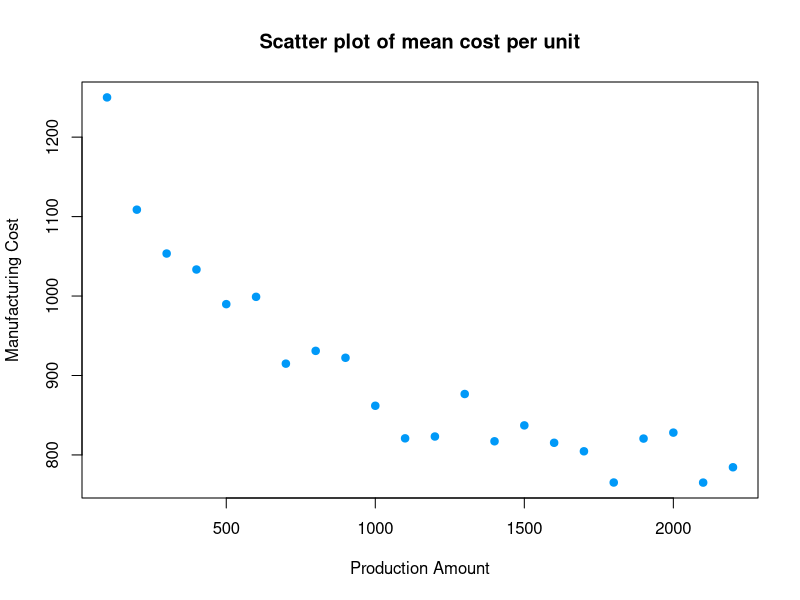
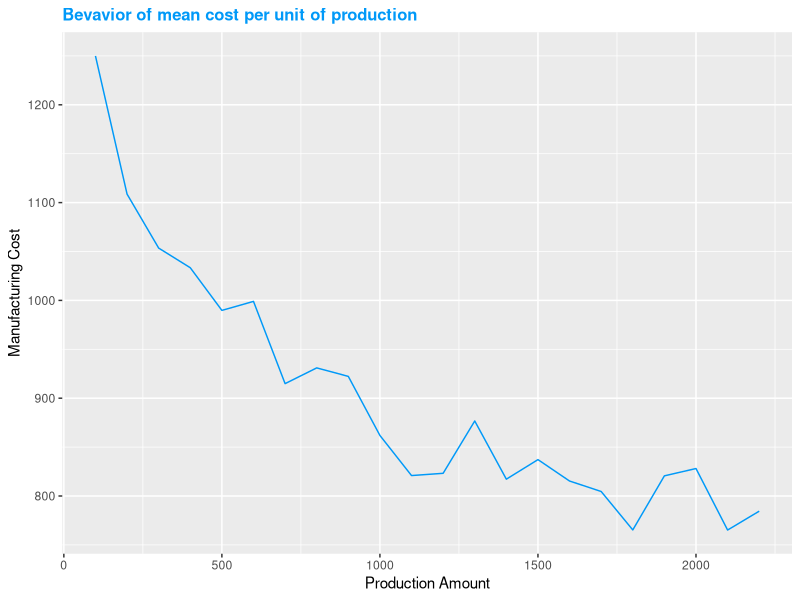
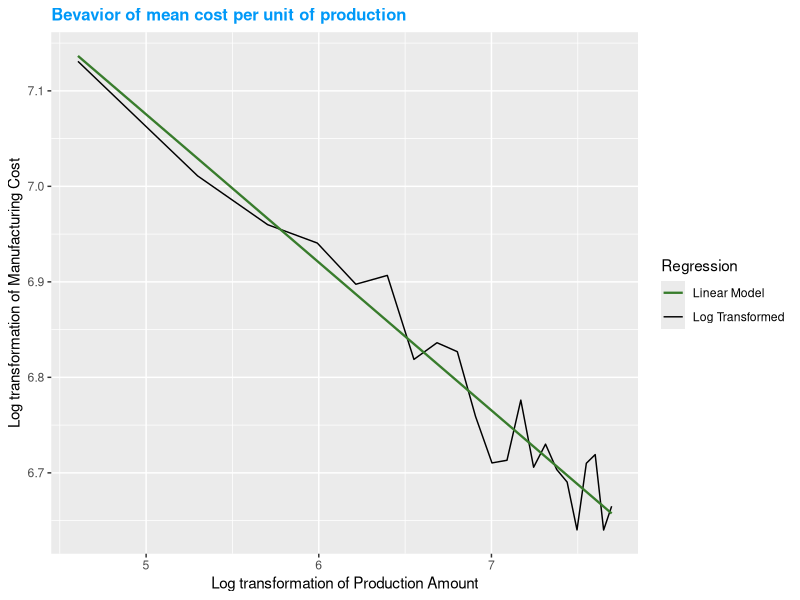
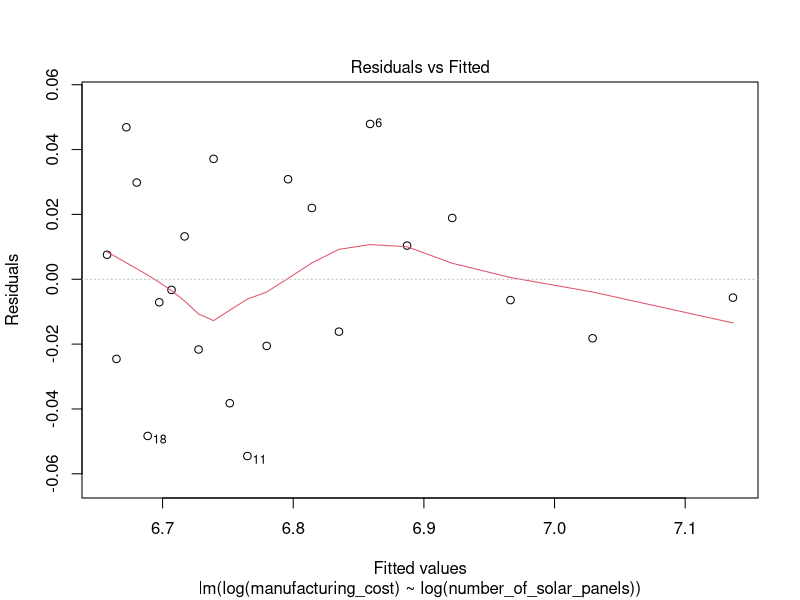
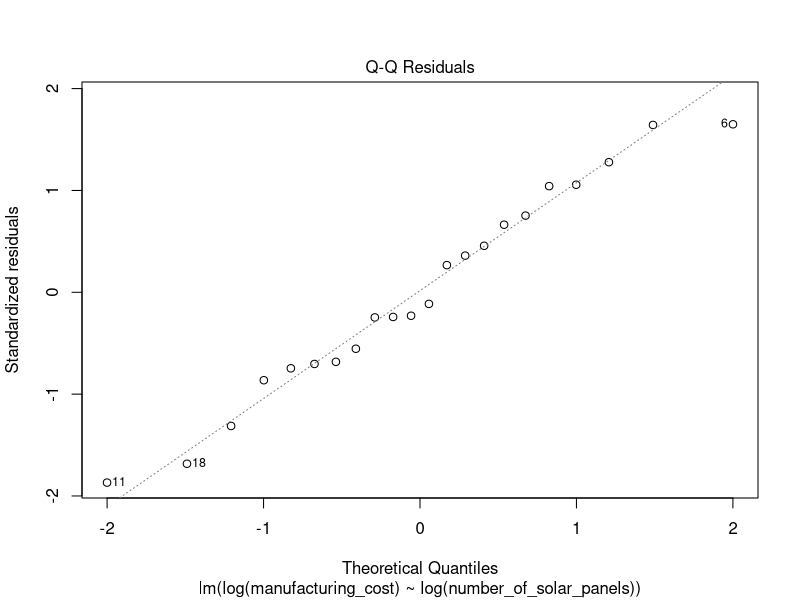
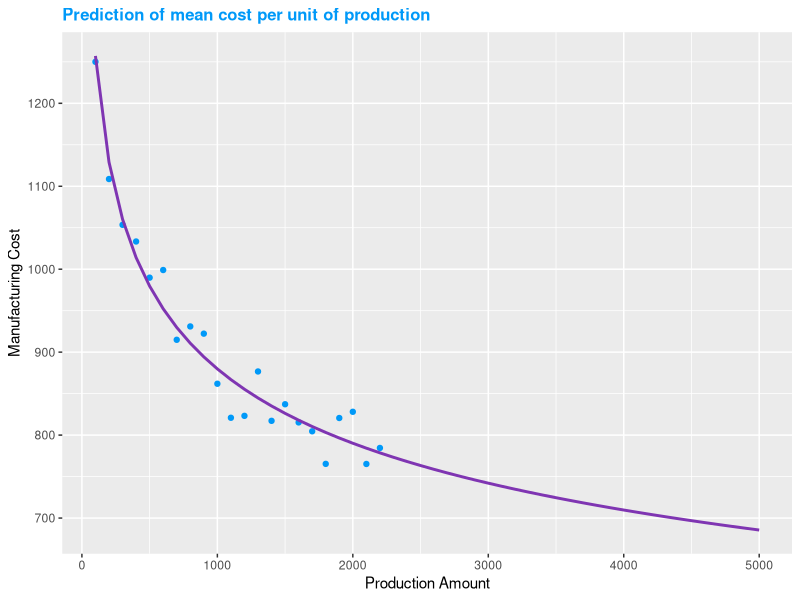
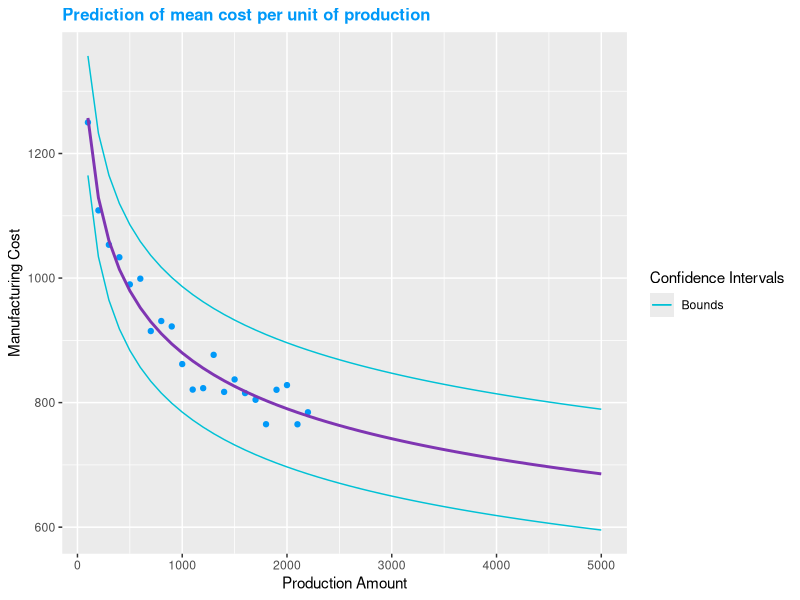

Source code (R) for these figures, in order:
## ---- chunk 1
knitr::opts_chunk$set(message = FALSE, warning = FALSE)
## ---- chunk 2
#import necesary libraries
library(data.table)
library(ggplot2)
library(kableExtra)
## ---- chunk 3
#import data
sol_panels <- fread("Case_Stud_I.csv", sep = ",", header = T)

#display data extract
head(sol_panels) |> 
kbl() |> 
kable_classic_2(full_width = F)

#plot scatter plot of all available data
attach(sol_panels)
plot(number_of_solar_panels, manufacturing_cost, 
     main ="Scatter plot of mean cost per unit", 
     xlab = "Production Amount", 
     ylab = "Manufacturing Cost", 
     pch = 19, 
     col = "#0099F8")
detach(sol_panels)


#show curve with all available data
prod_curve_plot <- ggplot(data = sol_panels, 
                          aes(x= number_of_solar_panels, y = manufacturing_cost)) +
  geom_line(color = "#0099F8")+
  labs(title = "Bevavior of mean cost per unit of production", 
       x= "Production Amount", 
       y = "Manufacturing Cost")+
  theme(plot.title = element_text(color = "#0099F8", size = 12, face = "bold"))

#plot
prod_curve_plot
## ---- chunk 4
#plot the transformed variables
prod_curve_log <- ggplot(data = sol_panels, aes(x= log(number_of_solar_panels), y = log(manufacturing_cost), color = "Log Transformed")) +
  geom_line() +
  labs(title = "Bevavior of mean cost per unit of production", 
       x= "Log transformation of Production Amount", 
       y = "Log transformation of Manufacturing Cost")+
  theme(plot.title = element_text(color = "#0099F8", size = 12, face = "bold"))+
  geom_smooth(method = "lm", 
              formula = y ~ x, 
              se = F,
              size = 0.8,
              aes(color = "Linear Model"))+
scale_color_manual(name = "Regression", values = c("Linear Model" = "#387C2C", "Log Transformed" = "black"))
prod_curve_log

## ---- chunk 5
#create a linear model to predict experience curve values
exp_curve_pred = lm(log(manufacturing_cost) ~log(number_of_solar_panels), data = sol_panels)

#check assumptions to see if model fits well
plot(exp_curve_pred, which=c(2,1))
summary(exp_curve_pred)

## ---- chunk 6
#extract the value of b from the coefficients of linear model
B = exp_curve_pred$coefficients[2]

#calculate learning rate through formula 
learn_rate1 = 1 - exp(log(2)*B) # I THINK THIS SHOULD JUST BE learn_rate1 = 1 - 2^B, because log(y)=log(A)+B*log(x)
print(learn_rate1)

#alternate method
prog_ratio = 2^B
prog_ratio

learn_rate2 = 1-prog_ratio #YES THIS IS CORRECT I BELIEVE
print(learn_rate2)

## ---- chunk 7
# set A and B
# HERE I WOULD TRY AND KEEP NOTATION CONSISTANT AND USE DIFFERENT VARIABLE FOR A <- exp_curve_pred$coefficients[1] SUCH AS a instead of A
A <- exp_curve_pred$coefficients[1]
A <- as.numeric(exp(A))
print(A)

B <- as.numeric(exp_curve_pred$coefficients[2])
print(B)

#create table with units up to 5000 cumulative
pred_cost_table <- data.frame("Production_Amount" = seq(100, 5000, 100))

#add column with predicted value
pred_cost_table["Pred_Cost"] <- (pred_cost_table$Production_Amount ^ B)*A

#calculate the mean for the last 4 periods
mean_cost <- mean(pred_cost_table[47:50, "Pred_Cost"])
mean_cost
## ---- chunk 8
#create a plot to see real data vs prediction
pred_cost_plot <- ggplot() +
  geom_point(data = sol_panels, 
             aes(x= number_of_solar_panels, 
                 y = manufacturing_cost), 
             color = "#0099F8") +
  geom_line(data = pred_cost_table, 
            aes(x= Production_Amount, 
                y = Pred_Cost), 
            color = "#7F35B2", 
            size = 1)+
  labs(title = "Prediction of mean cost per unit of production", 
       x= "Production Amount", 
       y = "Manufacturing Cost")+
  theme(plot.title = element_text(color = "#0099F8", size = 12, face = "bold"))
  
pred_cost_plot

## ---- chunk 9
#calculate confidence intervals
CI = confint(exp_curve_pred)
CI

b_upper = CI[2,2]
b_lower = CI[2,1]

#add individual CI per prod level
pred_cost_table["Upper_Bound"] <- A*(pred_cost_table$Production_Amount^b_upper)
pred_cost_table["Lower_Bound"] <- A*(pred_cost_table$Production_Amount^b_lower)

#plot CI regressions in same graph
pred_cost_plot_CI <- 
  pred_cost_plot + 
  geom_line(data = pred_cost_table, 
            aes(x= Production_Amount, y = Upper_Bound, color = "Bounds"))+
  geom_line(data = pred_cost_table, 
            aes(x= Production_Amount, y = Lower_Bound, color = "Bounds"))+
  scale_color_manual(name = "Confidence Intervals", 
                     values = c("Bounds" = "#00C1D5"))
pred_cost_plot_CI

#create summary of average values for last 400 units
avg_values <- data.frame("Avg Lower Bound" = round(mean(pred_cost_table[47:50,3]),2),
                        "Avg Production" = round(mean(pred_cost_table[47:50,2]),2),
                        "Avg Upper Bound" = round(mean(pred_cost_table[47:50,4]),2))

#display data extract
avg_values |> 
kbl() |> 
kable_classic_2(full_width = F)
